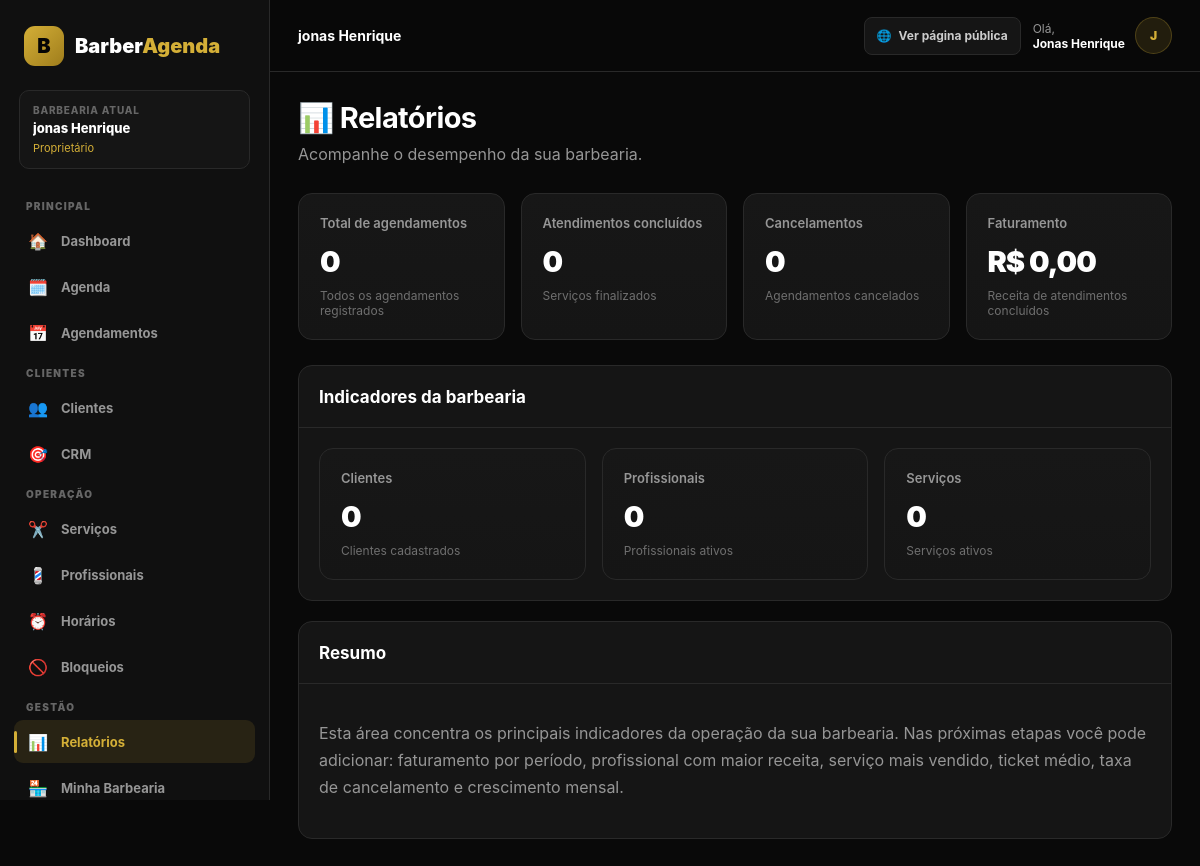
The app's page /dashboard/relatorios/ (signed in) with its own data.
### apps/barbershops/models.py (models this page shows, shortened)
class Barbershop(models.Model):
    name = models.CharField(
        max_length=150,
    )
    slug = models.SlugField(
        unique=True,
    )
    phone = models.CharField(
        max_length=20,
        blank=True,
    )
    whatsapp = models.CharField(
        max_length=20,
        blank=True,
    )
    address = models.CharField(
        max_length=255,
        blank=True,
    )
    city = models.CharField(
        max_length=100,
        blank=True,
    )
    state = models.CharField(
        max_length=2,
        blank=True,
    )
    logo = models.ImageField(
        upload_to="barbershops/",
        blank=True,
        null=True,
    )
    active = models.BooleanField(
        default=True,
    )
    created_at = models.DateTimeField(
        auto_now_add=True,
    )
    updated_at = models.DateTimeField(
        auto_now=True,
    )

### apps/accounts/models.py (models this page shows, shortened)
class Membership(models.Model):
    ROLE_DEV = "dev"
    ROLE_OWNER = "owner"
    ROLE_MANAGER = "manager"
    ROLE_RECEPTIONIST = "receptionist"
    ROLE_PROFESSIONAL = "professional"
    ROLE_CHOICES = [
        (ROLE_DEV, "Dev"),
        (ROLE_OWNER, "Proprietário"),
        (ROLE_MANAGER, "Gerente"),
        (ROLE_RECEPTIONIST, "Recepcionista"),
        (ROLE_PROFESSIONAL, "Profissional"),
    ]
    user = models.ForeignKey(
        settings.AUTH_USER_MODEL,
        on_delete=models.CASCADE,
        related_name="memberships",
    )
    barbershop = models.ForeignKey(
        Barbershop,
        on_delete=models.CASCADE,
        related_name="memberships",
    )
    role = models.CharField(
        max_length=30,
        choices=ROLE_CHOICES,
    )
    active = models.BooleanField(
        default=True,
    )
    created_at = models.DateTimeField(
        auto_now_add=True,
    )
    updated_at = models.DateTimeField(
        auto_now=True,
    )
    class Meta:
        constraints = [
            models.UniqueConstraint(
                fields=[
                    "user",
                    "barbershop",
                ],
                name="unique_membership",
            )
        ]
    @property
    def can_manage_barbershop(self):
        return self.role in {
            "dev",
            "owner",
            "manager",
        }
    @property
    def can_manage_subscription(self):
        return self.role in {
            "dev",
            "owner",
        }

### apps/dashboard/views.py (the view)
@login_required
@barbershop_required
def reports(request):
    barbershop = request.barbershop
    bookings = Booking.objects.filter(
        barbershop=barbershop
    )
    completed = bookings.filter(
        status="completed"
    )
    total_bookings = (
        bookings.count()
    )
    completed_count = (
        completed.count()
    )
    cancelled_count = (
        bookings
        .filter(
            status="cancelled"
        )
        .count()
    )
    total_revenue = (
        completed
        .aggregate(
            total=Sum(
                "service__price"
            )
        )
        .get("total")
        or 0
    )
    total_customers = (
        Customer.objects
        .filter(
            barbershop=barbershop
        )
        .count()
    )
    total_professionals = (
        Professional.objects
        .filter(
            barbershop=barbershop,
            active=True,
        )
        .count()
    )
    total_services = (
        Service.objects
        .filter(
            barbershop=barbershop,
            active=True,
        )
        .count()
    )
    return render(
        request,
        "dashboard/reports.html",
        {
            "total_bookings":
                total_bookings,
            "completed_count":
                completed_count,
            "cancelled_count":
                cancelled_count,
            "total_revenue":
                total_revenue,
            "total_customers":
                total_customers,
            "total_professionals":
                total_professionals,
            "total_services":
                total_services,
        },
    )

### apps/dashboard/templates/dashboard/reports.html (shortened to what this page needs)
{% extends "dashboard/base_dashboard.html" %}
{% block content %}
<div class="page-header">
    <div>
        <h1>📊 Relatórios</h1>
        <p>
            Acompanhe o desempenho da sua barbearia.
        </p>
    </div>
</div>
<div class="stats-grid">
    <div class="stat-card">
        <div class="stat-label">
            Total de agendamentos
        </div>
        <div class="stat-value">
            {{ total_bookings|default:0 }}
        </div>
        <div class="stat-detail">
            Todos os agendamentos registrados
        </div>
    </div>
    <div class="stat-card">
        <div class="stat-label">
            Atendimentos concluídos
        </div>
        <div class="stat-value">
            {{ completed_count|default:0 }}
        </div>
        <div class="stat-detail">
            Serviços finalizados
        </div>
    </div>
    <div class="stat-card">
        <div class="stat-label">
            Cancelamentos
        </div>
        <div class="stat-value">
            {{ cancelled_count|default:0 }}
        </div>
        <div class="stat-detail">
            Agendamentos cancelados
        </div>
    </div>
    <div class="stat-card">
        <div class="stat-label">
            Faturamento
        </div>
        <div class="stat-value">
            R$ {{ total_revenue|default:0|floatformat:2 }}
        </div>
        <div class="stat-detail">
            Receita de atendimentos concluídos
        </div>
    </div>
</div>
<div class="panel">
    <div class="panel-header">
        <h2>
            Indicadores da barbearia
        </h2>
    </div>
    <div class="panel-body">
        <div
            style="
                display:grid;
                grid-template-columns:
                    repeat(auto-fit, minmax(220px, 1fr));
                gap:16px;
            "
        >
            <div class="stat-card">
                <div class="stat-label">
                    Clientes
                </div>
                <div class="stat-value">
                    {{ total_customers|default:0 }}
                </div>
                <div class="stat-detail">
                    Clientes cadastrados
                </div>
            </div>
            <div class="stat-card">
                <div class="stat-label">
                    Profissionais
                </div>
                <div class="stat-value">
                    {{ total_professionals|default:0 }}
                </div>
                <div class="stat-detail">
                    Profissionais ativos
                </div>
            </div>
            <div class="stat-card">
                <div class="stat-label">
                    Serviços
                </div>
                <div class="stat-value">
                    {{ total_services|default:0 }}
                </div>
                <div class="stat-detail">
                    Serviços ativos
                </div>
            </div>
        </div>
    </div>
</div>
<div class="panel">
    <div class="panel-header">
        <h2>
            Resumo
        </h2>
    </div>
    <div class="panel-body">
        <p style="color:var(--muted); line-height:1.7;">
            Esta área concentra os principais indicadores
            da operação da sua barbearia.
            Nas próximas etapas você pode adicionar:
            faturamento por período,
            profissional com maior receita,
            serviço mais vendido,
            ticket médio,
            taxa de cancelamento
            e crescimento mensal.
        </p>
    </div>
</div>
{% endblock %}

### apps/dashboard/templates/dashboard/base_dashboard.html (shortened to what this page needs)
<!DOCTYPE html>
<html lang="pt-BR">
<head>
</head>
<body>
<div class="dashboard-layout">
    <aside
        class="sidebar"
        id="sidebar"
    >
        <a
            href="{% url 'dashboard:home' %}"
            class="logo"
        >
            <div class="logo-icon">
                B
            </div>
            <div>
                Barber<span>Agenda</span>
            </div>
        </a>
        {% if request.barbershop %}
            <div class="sidebar-business">
                <div class="sidebar-business-label">
                    Barbearia atual
                </div>
                <div class="sidebar-business-name">
                    {{ request.barbershop.name }}
                </div>
                {% if request.membership %}
                    <div class="sidebar-role">
                        {% if request.user.is_superuser %}
                            💻 Dev
                        {% else %}
                            {{ request.membership.get_role_display }}
                        {% endif %}
                    </div>
                {% endif %}
            </div>
        {% endif %}
        <div class="sidebar-title">
            Principal
        </div>
        <nav class="menu">
            <a
                href="{% url 'dashboard:home' %}"
                class="menu-link
                "
            >
                <span class="menu-icon">🏠</span>
                Dashboard
            </a>
            <a
                href="{% url 'dashboard:agenda' %}"
                class="menu-link
                "
            >
                <span class="menu-icon">🗓️</span>
                Agenda
            </a>
            <a
                href="{% url 'dashboard:bookings' %}"
                class="menu-link
                "
            >
                <span class="menu-icon">📅</span>
                Agendamentos
            </a>
        </nav>
        <div class="sidebar-title">
            Clientes
        </div>
        <nav class="menu">
            <a
                href="{% url 'dashboard:customers' %}"
                class="menu-link
                "
            >
                <span class="menu-icon">👥</span>
                Clientes
            </a>
            <a
                href="{% url 'dashboard:crm' %}"
                class="menu-link
                "
            >
                <span class="menu-icon">🎯</span>
                CRM
            </a>
        </nav>
        <div class="sidebar-title">
            Operação
        </div>
        <nav class="menu">
            <a
                href="{% url 'dashboard:services' %}"
                class="menu-link
                "
            >
                <span class="menu-icon">✂️</span>
                Serviços
            </a>
            <a
                href="{% url 'dashboard:professionals' %}"
                class="menu-link
                "
            >
                <span class="menu-icon">💈</span>
                Profissionais
            </a>
            <a
                href="{% url 'dashboard:schedules' %}"
                class="menu-link
                "
            >
                <span class="menu-icon">⏰</span>
                Horários
            </a>
            <a
                href="{% url 'dashboard:blocks' %}"
                class="menu-link
                "
            >
                <span class="menu-icon">🚫</span>
                Bloqueios
            </a>
        </nav>
        <div class="sidebar-title">
            Gestão
        </div>
        <nav class="menu">
            <a
                href="{% url 'dashboard:reports' %}"
                class="menu-link
                {% if request.resolver_match.url_name == 'reports' %}
                    active
                {% endif %}"
            >
                <span class="menu-icon">📊</span>
                Relatórios
            </a>
            {% if request.user.is_superuser or request.membership.can_manage_barbershop %}
                <a
                    href="{% url 'dashboard:barbershop_settings' %}"
                    class="menu-link
                    "
                >
                    <span class="menu-icon">🏪</span>
                    Minha Barbearia
                </a>
            {% endif %}
        </nav>
    </aside>
    <main class="main">
        <header class="topbar">
            <div class="topbar-left">
                <div class="topbar-title">
                    {% if request.barbershop %}
                        {{ request.barbershop.name }}
                    {% else %}
                        Painel da Barbearia
                    {% endif %}
                </div>
            </div>
            <div class="topbar-actions">
                {% if request.barbershop %}
                    <a
                        href="/b/{{ request.barbershop.slug }}/"
                        target="_blank"
                        class="public-page-button"
                    >
                        🌐
                        <span>
                            Ver página pública
                        </span>
                    </a>
                {% endif %}
                <div class="topbar-user">
                    <div class="topbar-user-text">
                        Olá,
                        <strong>
                            {% if request.user.first_name %}
                                {{ request.user.first_name }}
                            {% else %}
                                {{ request.user.username }}
                            {% endif %}
                        </strong>
                    </div>
                    <div class="user-avatar">
                        {% if request.user.first_name %}
                            {{ request.user.first_name|first|upper }}
                        {% else %}
                            {{ request.user.username|first|upper }}
                        {% endif %}
                    </div>
                </div>
            </div>
        </header>
        <div class="content">
            {% block content %}
            {% endblock %}
        </div>
    </main>
</div>
</body>
</html>

### records on screen
Barbershop: barbershop.name "jonas Henrique"
Membership: membership.role "Proprietário"

### other values on screen
{{ request.user.first_name }} "Jonas Henrique"
{{ request.user.first_name|first|upper }} "J"
{{ total_bookings|default:0 }} "0"
{{ completed_count|default:0 }} "0"
{{ cancelled_count|default:0 }} "0"
{{ total_revenue|default:0|floatformat:2 }} "0,00"
{{ total_customers|default:0 }} "0"
{{ total_professionals|default:0 }} "0"
{{ total_services|default:0 }} "0"
